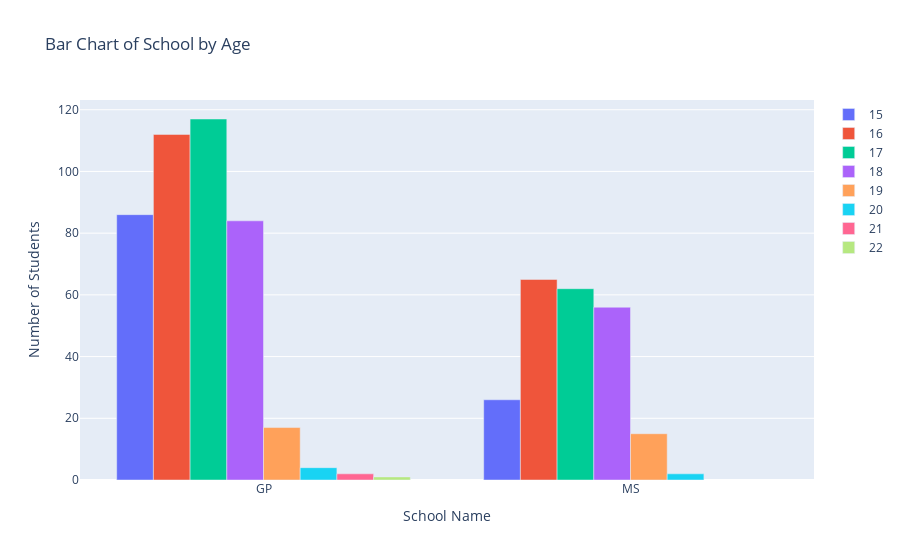

Write notebook code for a chart like this one.
### Markdown cell above
<div 
style="
/* color:white;
background-color:#141414; */
color:black;
background-color:#d9d9d9;
border-radius:10px;
padding:1%;
font-size:1em;
border: 1px solid #3f37c9;
"> 
🔎 <b>We can see that:</b>
<ul>
    <li>There are 36% Female and 28% Male students (out of 100% students) in GP school.</li>
    <li>There are 22% Female and 12% Male students (out of 100% students) in MS school.</li>
</ul></div>

### Code cell
school_col = df_coloumns[0]  # School column
age_col = df_coloumns[2]  # age column

# Group by school and age, and count the number of occurrences
age_counts = df.groupby([school_col, age_col]).size().fillna(0).unstack()

# Create the figure
fig = go.Figure()

# Add bars for each age as separate traces, creating a stacked effect
for age in age_counts.columns:
    fig.add_trace(
        go.Bar(
            x=age_counts.index,
            y=age_counts[age],
            name=str(age),
        )
    )

# Update layout with stacked option
fig.update_layout(
    title_text=f'Bar Chart of {school_col} by {age_col}',
    xaxis_title='School Name',
    yaxis_title='Number of Students',
)

fig.show()

### Figure 1 — Plotly figure (JSON) as saved in the notebook; plotly's stock layout.template omitted (floating-point values rounded to 4 significant figures)
{"data": [{"name": "15", "type": "bar", "x": ["GP", "MS"], "y": [86, 26]}, {"name": "16", "type": "bar", "x": ["GP", "MS"], "y": [112, 65]}, {"name": "17", "type": "bar", "x": ["GP", "MS"], "y": [117, 62]}, {"name": "18", "type": "bar", "x": ["GP", "MS"], "y": [84, 56]}, {"name": "19", "type": "bar", "x": ["GP", "MS"], "y": [17, 15]}, {"name": "20", "type": "bar", "x": ["GP", "MS"], "y": [4, 2]}, {"name": "21", "type": "bar", "x": ["GP", "MS"], "y": [2, null]}, {"name": "22", "type": "bar", "x": ["GP", "MS"], "y": [1, null]}], "layout": {"title": {"text": "Bar Chart of School by Age"}, "xaxis": {"title": {"text": "School Name"}}, "yaxis": {"title": {"text": "Number of Students"}}}}
